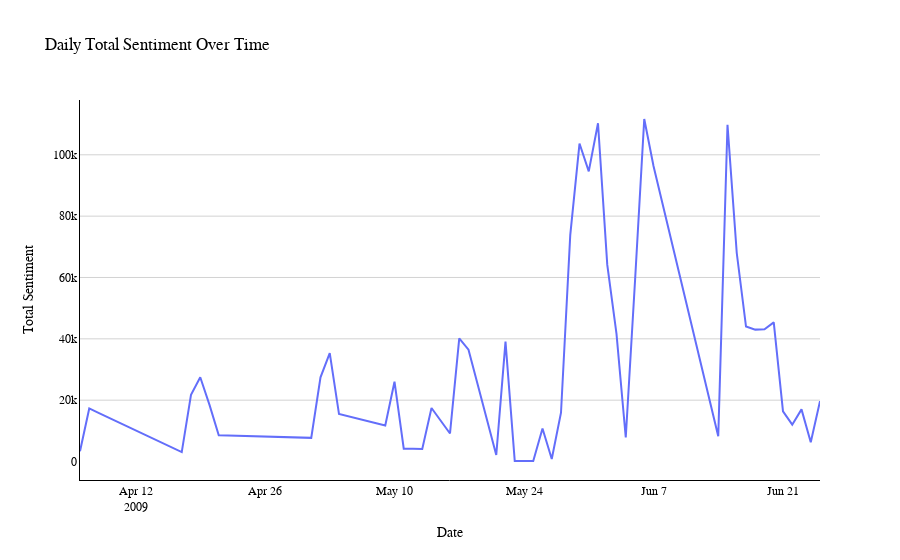

Notebook source saved alongside this figure:
### Code cell
import plotly.express as px

fig = px.line(sentiment_day, y='total', labels={'total': 'Total Sentiment', 'date': 'Date'},
              title='Daily Total Sentiment Over Time')

# Layout that adhere to Tufte’s principles
fig.update_layout(
    xaxis_title='Date',
    yaxis_title='Total Sentiment',
    plot_bgcolor='white',  # Ensures that the background is clean
    xaxis=dict(
        showline=True,  
        showgrid=False,  
        linecolor='black',),
    yaxis=dict(
        showline=True,  
        showgrid=True,  # Keeping grid lines here can help in reading the values
        gridcolor='lightgrey',  # Light grey grid lines to not overpower the data ink
        linecolor='black',),
    font=dict(
        family="Arial, sans-serif",  
        size=12,
        color="black"))
fig.show()

### Figure 1 — Plotly figure (JSON) as saved in the notebook; plotly's stock layout.template omitted (floating-point values rounded to 4 significant figures)
{"data": [{"hovertemplate": "Date=%{x}<br>Total Sentiment=%{y}<extra></extra>", "legendgroup": "", "line": {"color": "#636efa", "dash": "solid"}, "marker": {"symbol": "circle"}, "mode": "lines", "name": "", "orientation": "v", "showlegend": false, "type": "scatter", "x": ["2009-04-06T00:00:00", "2009-04-07T00:00:00", "2009-04-08T00:00:00", "2009-04-09T00:00:00", "2009-04-10T00:00:00", "2009-04-11T00:00:00", "2009-04-12T00:00:00", "2009-04-13T00:00:00", "2009-04-14T00:00:00", "2009-04-15T00:00:00", "2009-04-16T00:00:00", "2009-04-17T00:00:00", "2009-04-18T00:00:00", "2009-04-19T00:00:00", "2009-04-20T00:00:00", "2009-04-21T00:00:00", "2009-04-22T00:00:00", "2009-04-23T00:00:00", "2009-04-24T00:00:00", "2009-04-25T00:00:00", "2009-04-26T00:00:00", "2009-04-27T00:00:00", "2009-04-28T00:00:00", "2009-04-29T00:00:00", "2009-04-30T00:00:00", "2009-05-01T00:00:00", "2009-05-02T00:00:00", "2009-05-03T00:00:00", "2009-05-04T00:00:00", "2009-05-05T00:00:00", "2009-05-06T00:00:00", "2009-05-07T00:00:00", "2009-05-08T00:00:00", "2009-05-09T00:00:00", "2009-05-10T00:00:00", "2009-05-11T00:00:00", "2009-05-12T00:00:00", "2009-05-13T00:00:00", "2009-05-14T00:00:00", "2009-05-15T00:00:00", "2009-05-16T00:00:00", "2009-05-17T00:00:00", "2009-05-18T00:00:00", "2009-05-19T00:00:00", "2009-05-20T00:00:00", "2009-05-21T00:00:00", "2009-05-22T00:00:00", "2009-05-23T00:00:00", "2009-05-24T00:00:00", "2009-05-25T00:00:00", "2009-05-26T00:00:00", "2009-05-27T00:00:00", "2009-05-28T00:00:00", "2009-05-29T00:00:00", "2009-05-30T00:00:00", "2009-05-31T00:00:00", "2009-06-01T00:00:00", "2009-06-02T00:00:00", "2009-06-03T00:00:00", "2009-06-04T00:00:00", "2009-06-05T00:00:00", "2009-06-06T00:00:00", "2009-06-07T00:00:00", "2009-06-08T00:00:00", "2009-06-09T00:00:00", "2009-06-10T00:00:00", "2009-06-11T00:00:00", "2009-06-12T00:00:00", "2009-06-13T00:00:00", "2009-06-14T00:00:00", "2009-06-15T00:00:00", "2009-06-16T00:00:00", "2009-06-17T00:00:00", "2009-06-18T00:00:00", "2009-06-19T00:00:00", "2009-06-20T00:00:00", "2009-06-21T00:00:00", "2009-06-22T00:00:00", "2009-06-23T00:00:00", "2009-06-24T00:00:00", "2009-06-25T00:00:00"], "xaxis": "x", "y": [3359, 17311, 15890.0, 14470.0, 13040.0, 11620.0, 10200.0, 8775.0, 7352.0, 5929.0, 4507.0, 3084, 21754, 27469, 18460, 8587, 8500.0, 8413.0, 8326.0, 8239.0, 8152.0, 8064.0, 7977.0, 7890.0, 7803.0, 7716, 27434, 35333, 15481, 14730.0, 13980.0, 13240.0, 12490.0, 11739, 26029, 4186, 4126, 4066, 17460, 13303, 9146, 40154, 36469, 25020.0, 13580.0, 2132, 39074, 169, 169, 169, 10778, 841, 15903, 73827, 103673, 94588, 110290, 64192, 41588, 7842, 58757, 111676, 96350, 83770.0, 71180.0, 58600.0, 46020.0, 33440.0, 20850.0, 8272, 109781, 67980, 44012, 43004, 43136, 45364, 16360, 12009, 17002, 6299, 19694], "yaxis": "y"}], "layout": {"font": {"color": "black", "family": "Arial, sans-serif", "size": 12}, "legend": {"tracegroupgap": 0}, "plot_bgcolor": "white", "title": {"text": "Daily Total Sentiment Over Time"}, "xaxis": {"anchor": "y", "domain": [0, 1], "linecolor": "black", "showgrid": false, "showline": true, "title": {"text": "Date"}}, "yaxis": {"anchor": "x", "domain": [0, 1], "gridcolor": "lightgrey", "linecolor": "black", "showgrid": true, "showline": true, "title": {"text": "Total Sentiment"}}}}
